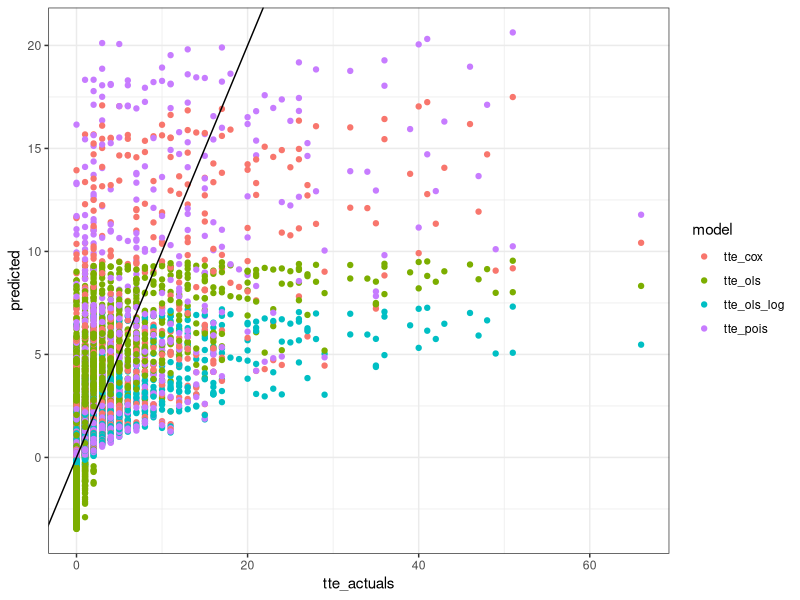

Write the R code that produced this figure.
### Example taken from
### Moore, Dirk. Applied Survival Analysis Using R. 2016
### Example expanded to compare expected time to event
### Between Cox, OLS, and Poisson

library(survival)
library(tidyverse)
library(Metrics)

### Simulate some survival data (time to event)

set.seed(1)

nobs <- 3*3000

age <- runif(nobs, 25, 85)

loghazard <- -4.5 + 0.06*age + 
  c(rep(0, nobs/3), rep(1, nobs/3), rep(2, nobs/3)
    )

time_to_event <- round(rexp(nobs, rate=exp(loghazard)),0)

status <- rep(1, nobs) ## no censoring

df <- data.frame(time=time_to_event,
                 status=status,
                 age=age,
                 category = factor(c(rep("urban", nobs/3),
                                     rep("suburban", nobs/3),
                                     rep("rural", nobs/3)),
                                   levels=c("urban", "suburban", "rural")
                                   )
                )

rm(age, loghazard, time_to_event, status)

summary(df)

## split train-test

train <- sample(1:nrow(df), size=round(0.75*nobs))

### Cox Model

cox_mod <- coxph(Surv(time, status) ~ age + category, data=df[train,])

summary(cox_mod)


## OLS Model

lm_mod <- lm(time ~ age + category, data=df[train,])

summary(lm_mod)

## Log-OLS Model

lm_mod_log <- lm(log(time+1) ~ age + category, data=df[train,])

summary(lm_mod_log)

## Poisson Model

pois_mod <- glm(time ~ age + category, data=df[train,], family=poisson)

summary(pois_mod)

## Predict Expected Time to Event (with test set)

cox_surv_curves <- summary(survfit(cox_mod, newdata=df[-train,]))

tte_cox <- cox_surv_curves$table[,"rmean"]
tte_ols <- predict(lm_mod, newdata=df[-train,])
tte_ols_log <- exp(predict(lm_mod_log, newdata=df[-train,])) - 1
tte_pois <- predict(pois_mod, newdata=df[-train,], type="response")
tte_actuals <- df[-train, "time"]

df_plot <- data.frame(tte_actuals=tte_actuals,
                      tte_cox=tte_cox,
                      tte_ols=tte_ols,
                      tte_ols_log=tte_ols_log,
                      tte_pois=tte_pois)

df_plot_longer <- pivot_longer(df_plot, -tte_actuals, values_to="predicted",
                               names_to="model")

ggplot(df_plot_longer, aes(x=tte_actuals, y=predicted, color=model)) +
  geom_point() +
  geom_abline(intercept = 0, slope = 1) +
  theme_bw()

## Compare MSE

lapply(list(tte_cox=tte_cox, 
            tte_ols=tte_ols, 
            tte_ols_log=tte_ols_log,
            tte_pois=tte_pois),
       function(x) {
          Metrics::mse(actual=tte_actuals, predicted=x)
})
